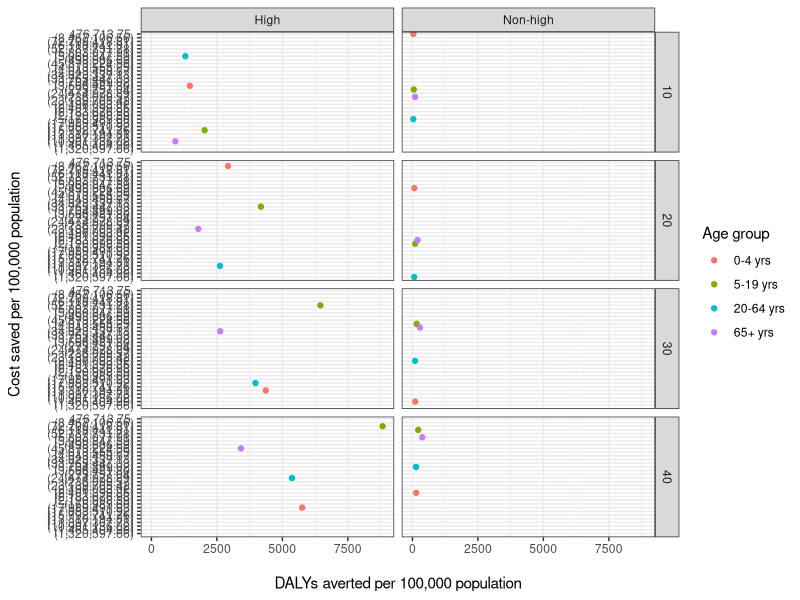
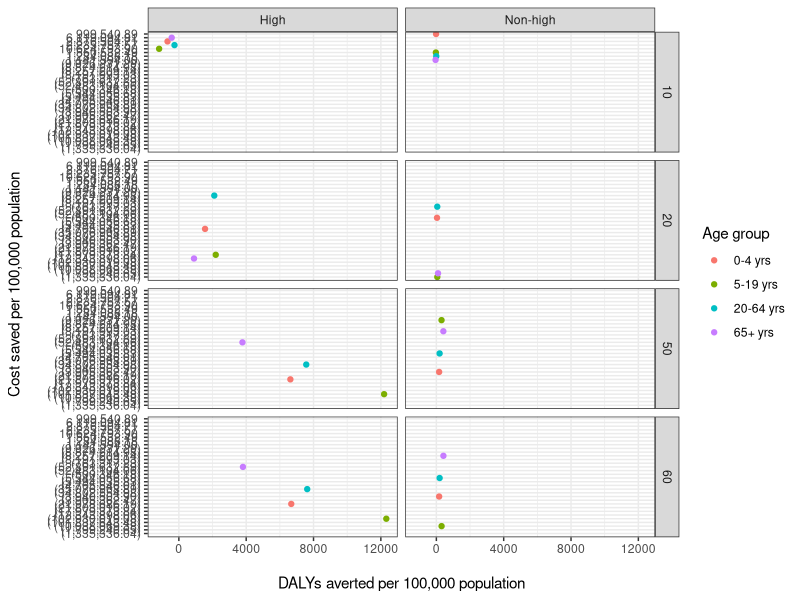

Generate these figures, in order, with R:

rm(list = ls())

library(ggplot2)

data <- read.csv("df/fig_df.csv")
head(data)
summary(data)


# removed "All" column
data$risk_f = factor(data$risk, levels = c('High', 'Non-high'))

# legend order
data$age <- factor(data$age, levels = c("0-4 yrs",
                                              "5-19 yrs",
                                              "20-64 yrs",
                                              "65+ yrs"))

f1 <- ggplot(subset(data, scenario %in% "vaxbase"),
             aes(y = plot.cost,
                 x = plot.dalys,
                 group = age, color = age)) +
  geom_point() + expand_limits(y = 0) +
  labs(y = "Cost saved per 100,000 population\n",
       x = "\nDALYs averted per 100,000 population",
       color = "Age group") + theme_bw() +
  # theme(axis.text=element_text(size=10),
  #       axis.title=element_text(size=12,face="bold"),
  #       plot.title = element_text(colour = "grey39"),
  #       #panel.grid.major = element_blank(),
  #       panel.grid.major = element_line(colour = "grey86",size=0.5),### these remove the minor lines
  #       panel.grid.minor = element_line(colour = "grey86",size=0.5))+
  facet_grid(v.eff~risk_f)

f1

ggsave('fig1.png', height = 6, width = 8, dpi = 600)


f2 <- ggplot(subset(data, scenario %in% "vax70" & reference %in% "vaxbase"),
             aes(y = plot.cost,
                 x = plot.dalys,
                 group = age, color = age)) + geom_point() +
  expand_limits(y = 0) +
  labs(y = "Cost saved per 100,000 population\n",
       x = "\nDALYs averted per 100,000 population", color = "Age group") + 
  theme_bw() +
  # theme(axis.text=element_text(size=10),
  #       axis.title=element_text(size=12,face="bold"),
  #       plot.title = element_text(colour = "grey39"),
  #       panel.grid.major = element_blank(),
  #       #panel.grid.major = element_line(colour = "grey86",size=0.5), ### these remove the minor lines
  #       panel.grid.minor = element_blank())+
  facet_grid(v.eff~risk_f)

f2

ggsave('fig2.png', height = 6, width = 8, dpi = 600)

